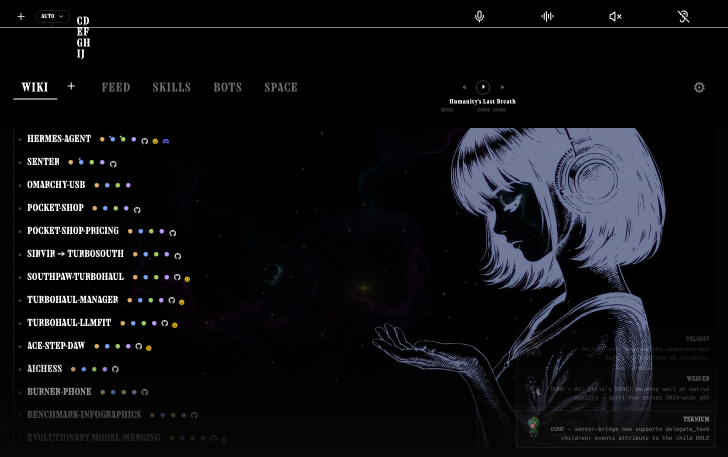
#> input picture assets/proof-input-keys-cluster.png, 1456 x 914 px (shown at 1/2 size)
$ python chroma-AI.py proof-input-keys-cluster.png factory-pipeline.png factory-pipeline.png
#> lines starting #> are read from the running program, lines starting #| are printed output that depends on the picture; after the words box and inside, x2 and y2 are one past the last pixel; in counts of white or black regions, pixels touching at a corner belong together
#!/usr/bin/env python3
"""Chroma check: are the nebula hues the same on both sides? Compare mean (R-G, B-G) over saturated pixels only. usage: chroma-AI.py <wiki-wallonly.png> <desk.png> [FIT]"""
import sys, os
import numpy as np
from PIL import Image
A = Image.open(sys.argv[1]).convert('RGB'); D = Image.open(sys.argv[2]).convert('RGB')
#> further down, A is the input picture: PIL image 1456x914 RGB; mean R, G, B 14.3, 14.7, 17.9
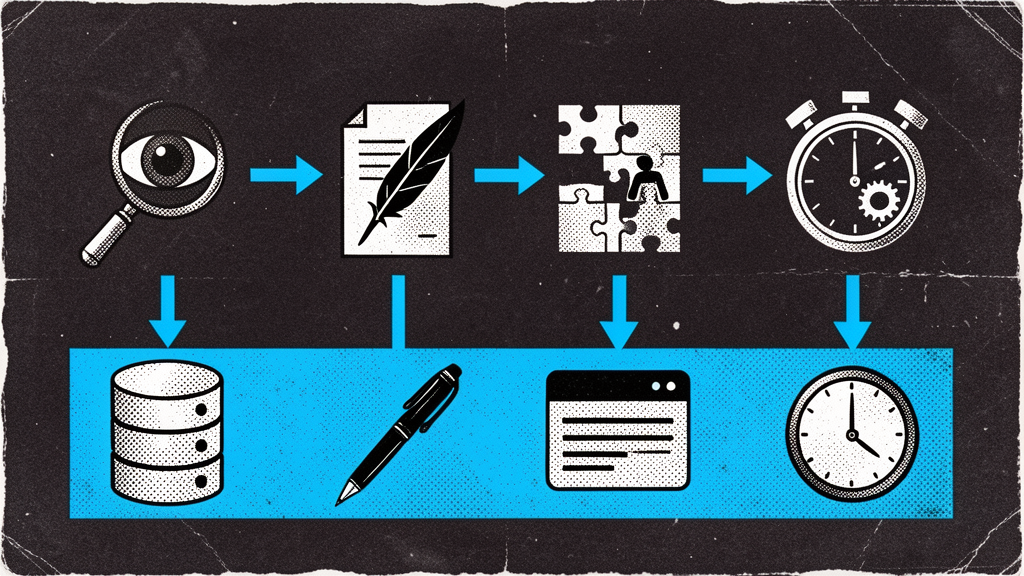
#> input picture assets/factory-pipeline.png, 1024 x 576 px
#> further down, D is the input picture: PIL image 1024x576 RGB; mean R, G, B 60.9, 86, 97.9
FIT = sys.argv[3] if len(sys.argv) > 3 else 'contain'
aw, ah = A.size; dw, dh = D.size
#> after `aw, ah = A.size`: aw = 1456; ah = 914
#> after `dw, dh = D.size`: dw = 1024; dh = 576
s = (min if FIT == 'contain' else max)(aw / dw, ah / dh)
#> s = 1.59
Ds = D.resize((round(dw * s), round(dh * s)), Image.LANCZOS)
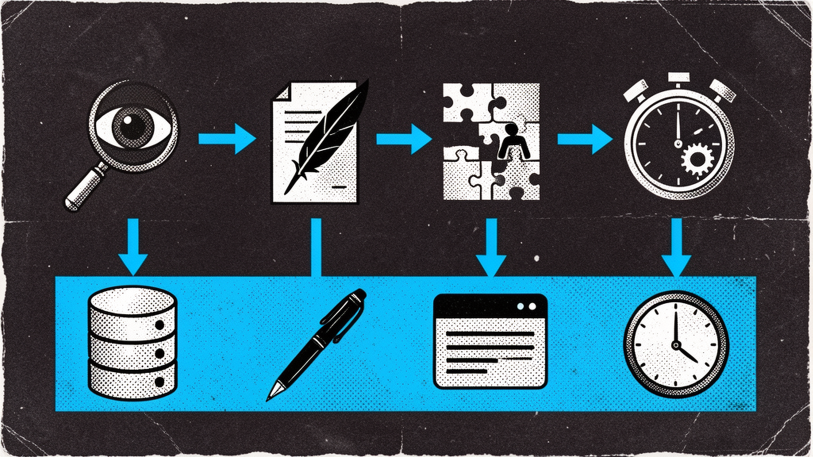
#> Ds: PIL image 1625x914 RGB (shown at 1/2 size); mean R, G, B 60.8, 85.9, 97.7
x0, y0 = (aw - Ds.width) // 2, (ah - Ds.height) // 2
#> x0 = -85; y0 = 0
a = np.asarray(A, dtype=float)[max(y0,0):max(y0,0)+Ds.height, max(x0,0):max(x0,0)+Ds.width]
d = np.asarray(Ds, dtype=float)[:a.shape[0], :a.shape[1]]
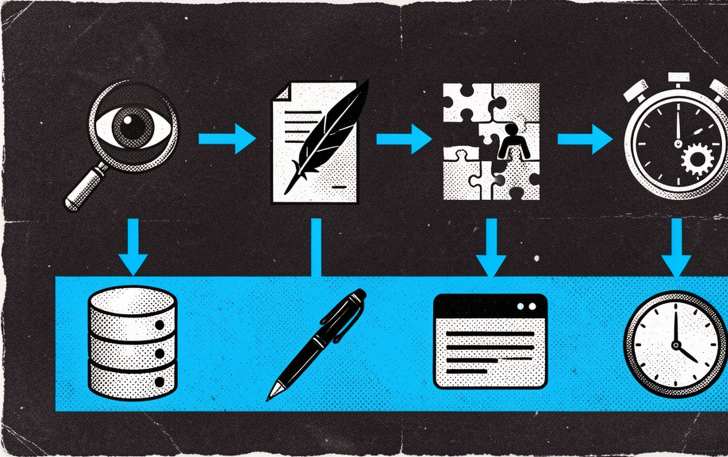
#> d: shape (914, 1456, 3) float64 (shown at 1/2 size); mean R, G, B 61.7, 88.8, 101.2
def chroma(x, label):
#> called with label = 'desktop'
    sat = x.max(axis=2) - x.min(axis=2)
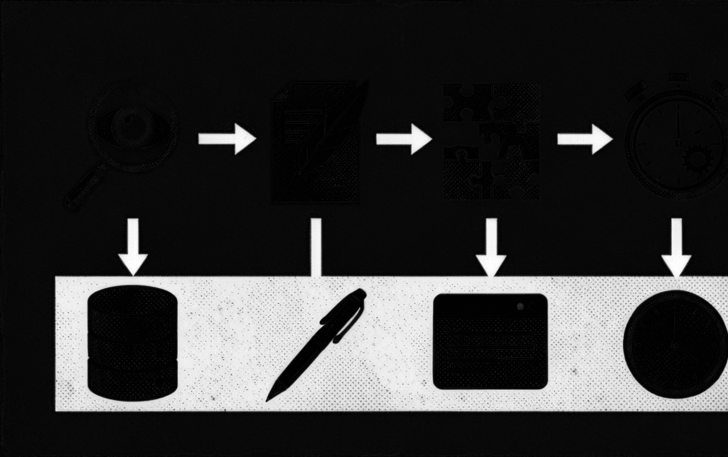
#> sat: shape (914, 1456) float64 (shown at 1/2 size); min 0, max 255, mean 48.8
    m = sat > 25
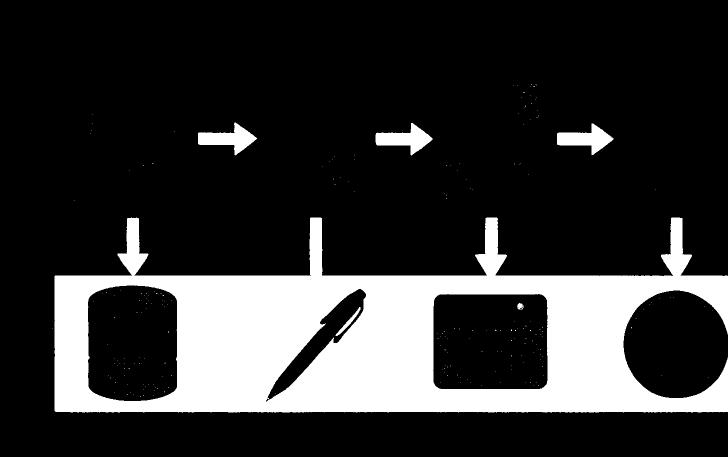
#> m: shape (914, 1456) bool (shown at 1/2 size); 20% white; 218 white regions (212 under 20 px), largest, box (x1, y1, x2, y2) and area: (109, 435, 1456, 825) 254949, (396, 245, 514, 311) 3407, (751, 246, 865, 311) 3360, (1114, 247, 1227, 310) 3318, (671, 614, 721, 672) 455, (1034, 606, 1047, 619) 116
    rg = (x[..., 0] - x[..., 1])[m].mean(); bg = (x[..., 2] - x[..., 1])[m].mean()
#> after `rg = (x[..., 0] - x[..., 1])[m].mean()`: rg = -161.4
#> after `bg = (x[..., 2] - x[..., 1])[m].mean()`: bg = 54.08
    hue = np.degrees(np.arctan2(bg, rg))
#> hue = 161.5
    print(f'{label}: saturated px {m.mean()*100:.1f}%  mean R-G {rg:+.2f}  B-G {bg:+.2f}  hue angle {hue:.1f}°  (gold ≈ R-G>0,B-G<0; purple/teal ≈ B-G>0)')
#| desktop: saturated px 20.0%  mean R-G -161.42  B-G +54.08  hue angle 161.5°  (gold ≈ R-G>0,B-G<0; purple/teal ≈ B-G>0)
    return rg, bg
r1 = chroma(d, 'desktop'); r2 = chroma(a, 'wiki   ')
#> after `r1 = chroma(d, 'desktop')`: r1 = (-161.4, 54.08)
#> call 2 of chroma, with label = 'wiki   '
#> in chroma (call 2), `sat = x.max(axis=2) - x.min(axis=2)`:
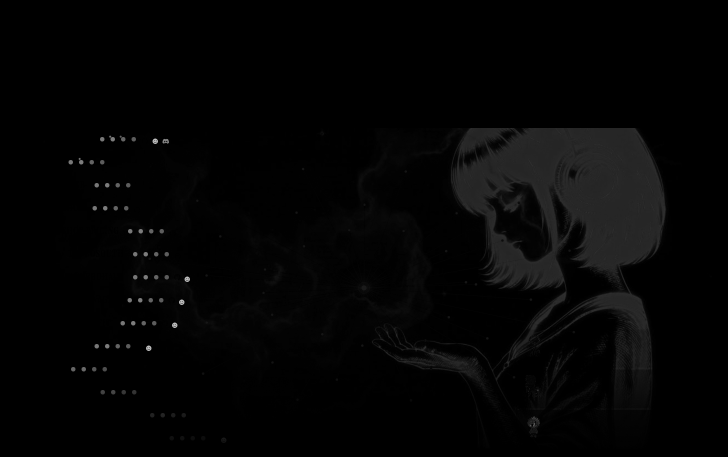
#> sat: shape (914, 1456) float64 (shown at 1/2 size); min 0, max 193, mean 4.3
#> in chroma (call 2), `m = sat > 25`:
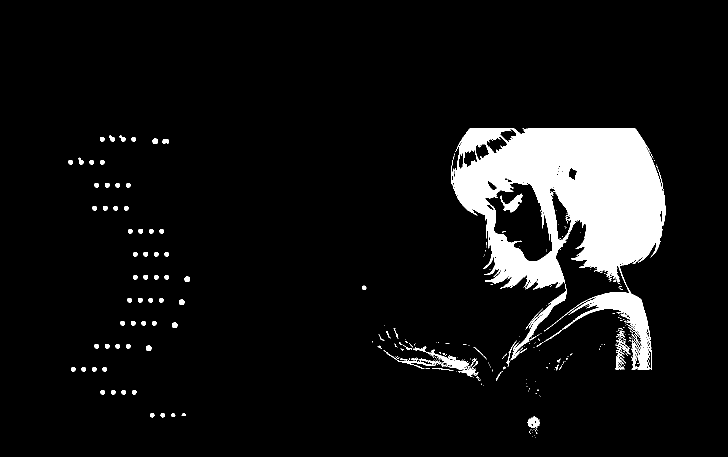
#> m: shape (914, 1456) bool (shown at 1/2 size); 7.8% white; 302 white regions (209 under 20 px), largest, box (x1, y1, x2, y2) and area: (902, 256, 1331, 739) 93217, (1021, 568, 1133, 721) 1627, (826, 692, 938, 740) 1038
#> in chroma (call 2), `rg = (x[..., 0] - x[..., 1])[m].mean()`: rg = -6.5
#> in chroma (call 2), `bg = (x[..., 2] - x[..., 1])[m].mean()`: bg = 28.63
#> in chroma (call 2), `hue = np.degrees(np.arctan2(bg, rg))`: hue = 102.8
#| wiki   : saturated px 7.8%  mean R-G -6.50  B-G +28.63  hue angle 102.8°  (gold ≈ R-G>0,B-G<0; purple/teal ≈ B-G>0)
#> after `r2 = chroma(a, 'wiki   ')`: r2 = (-6.5, 28.63)
print(f'delta R-G {r2[0]-r1[0]:+.2f}, B-G {r2[1]-r1[1]:+.2f}  (|delta| < 2 ⇒ same hue within JPEG tolerance)')
#| delta R-G +154.92, B-G -25.45  (|delta| < 2 ⇒ same hue within JPEG tolerance)
